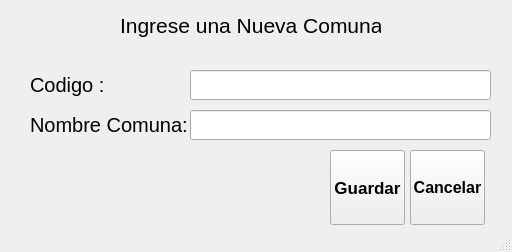
<?xml version="1.0" encoding="UTF-8"?>
<ui version="4.0">
 <class>mantComunas</class>
 <widget class="QMainWindow" name="mantComunas">
  <property name="geometry">
   <rect>
    <x>0</x>
    <y>0</y>
    <width>512</width>
    <height>252</height>
   </rect>
  </property>
  <property name="windowTitle">
   <string>Ingresar Comuna</string>
  </property>
  <widget class="QWidget" name="centralwidget">
   <widget class="QLabel" name="lblIdComuna">
    <property name="geometry">
     <rect>
      <x>30</x>
      <y>70</y>
      <width>151</width>
      <height>30</height>
     </rect>
    </property>
    <property name="sizePolicy">
     <sizepolicy hsizetype="Preferred" vsizetype="Preferred">
      <horstretch>0</horstretch>
      <verstretch>0</verstretch>
     </sizepolicy>
    </property>
    <property name="font">
     <font>
      <pointsize>15</pointsize>
     </font>
    </property>
    <property name="text">
     <string>Codigo :</string>
    </property>
   </widget>
   <widget class="QLabel" name="lblNombreComuna">
    <property name="geometry">
     <rect>
      <x>30</x>
      <y>110</y>
      <width>161</width>
      <height>30</height>
     </rect>
    </property>
    <property name="sizePolicy">
     <sizepolicy hsizetype="Preferred" vsizetype="Preferred">
      <horstretch>0</horstretch>
      <verstretch>0</verstretch>
     </sizepolicy>
    </property>
    <property name="font">
     <font>
      <pointsize>15</pointsize>
     </font>
    </property>
    <property name="text">
     <string>Nombre Comuna:</string>
    </property>
   </widget>
   <widget class="QLineEdit" name="txtIdComuna">
    <property name="geometry">
     <rect>
      <x>190</x>
      <y>70</y>
      <width>301</width>
      <height>30</height>
     </rect>
    </property>
    <property name="sizePolicy">
     <sizepolicy hsizetype="Expanding" vsizetype="Fixed">
      <horstretch>0</horstretch>
      <verstretch>0</verstretch>
     </sizepolicy>
    </property>
   </widget>
   <widget class="QLineEdit" name="txtNombreComuna">
    <property name="geometry">
     <rect>
      <x>190</x>
      <y>110</y>
      <width>301</width>
      <height>30</height>
     </rect>
    </property>
    <property name="sizePolicy">
     <sizepolicy hsizetype="Expanding" vsizetype="Fixed">
      <horstretch>0</horstretch>
      <verstretch>0</verstretch>
     </sizepolicy>
    </property>
   </widget>
   <widget class="QPushButton" name="btnCancelar">
    <property name="geometry">
     <rect>
      <x>410</x>
      <y>150</y>
      <width>75</width>
      <height>75</height>
     </rect>
    </property>
    <property name="font">
     <font>
      <pointsize>12</pointsize>
      <weight>75</weight>
      <bold>true</bold>
     </font>
    </property>
    <property name="text">
     <string>Cancelar</string>
    </property>
   </widget>
   <widget class="QPushButton" name="btnGuardar">
    <property name="geometry">
     <rect>
      <x>330</x>
      <y>150</y>
      <width>75</width>
      <height>75</height>
     </rect>
    </property>
    <property name="font">
     <font>
      <pointsize>13</pointsize>
      <weight>75</weight>
      <bold>true</bold>
     </font>
    </property>
    <property name="text">
     <string notr="true">Guardar</string>
    </property>
   </widget>
   <widget class="QLabel" name="label">
    <property name="geometry">
     <rect>
      <x>120</x>
      <y>10</y>
      <width>261</width>
      <height>31</height>
     </rect>
    </property>
    <property name="font">
     <font>
      <pointsize>16</pointsize>
     </font>
    </property>
    <property name="text">
     <string>Ingrese una Nueva Comuna</string>
    </property>
   </widget>
  </widget>
  <widget class="QStatusBar" name="statusbar"/>
 </widget>
 <resources/>
 <connections/>
</ui>
